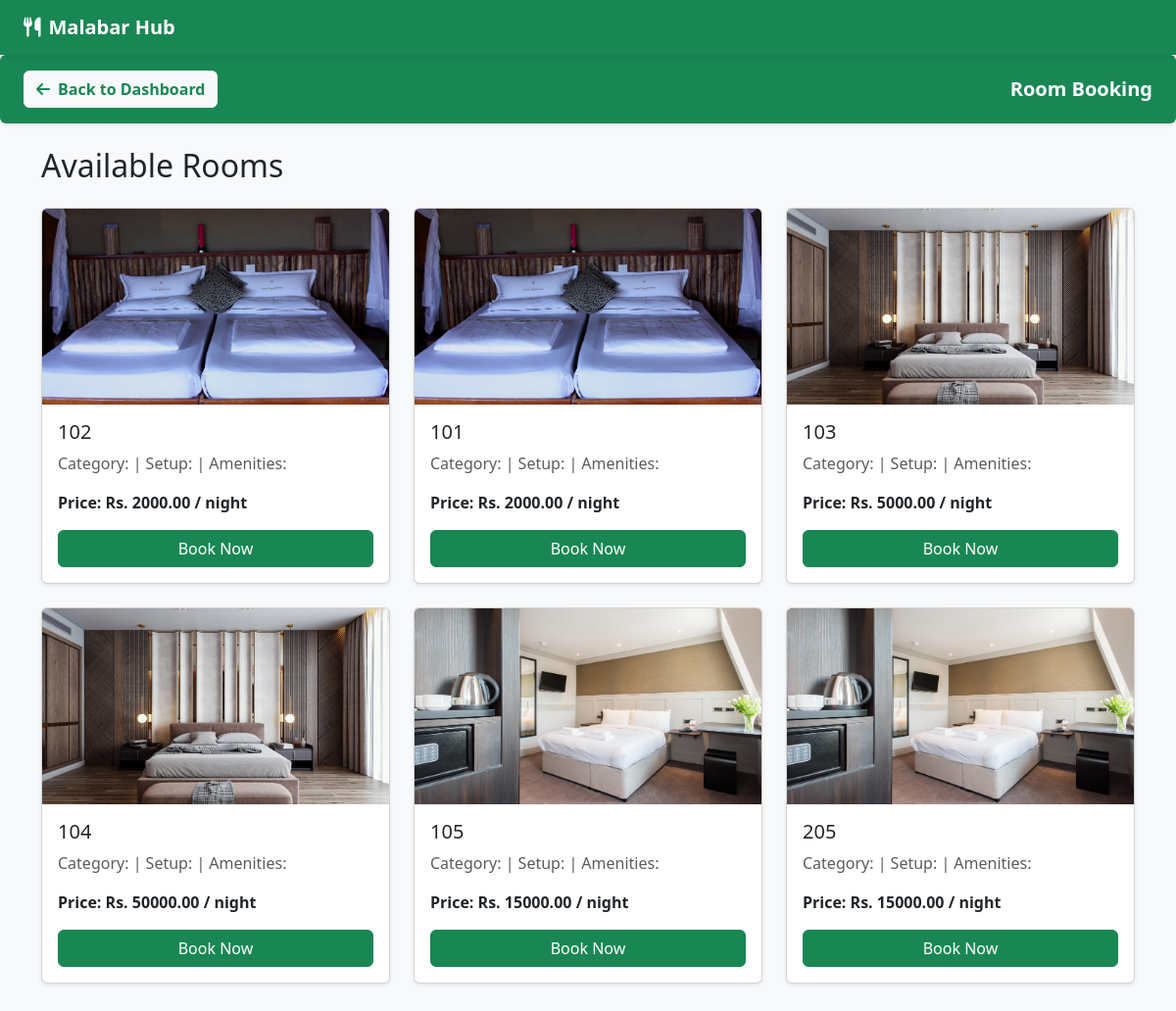
The page /customer/restaurant/13/room-booking/ (signed in) on the database its author committed.
### restaurants/models.py (models this page shows, shortened)
class Space(models.Model):
    SPACE_TYPES = [
        ('table', 'Dining Table'),
        ('room', 'Hotel Room'),
        ('banquet', 'Banquet Hall'),
        ('rooftop', 'Rooftop Space'),
        ('bar', 'Bar Seating'),
    ]
    restaurant = models.ForeignKey(Restaurant, on_delete=models.CASCADE, related_name='spaces')
    name = models.CharField(max_length=100)
    space_type = models.CharField(max_length=50, choices=SPACE_TYPES, default='table')
    capacity = models.PositiveIntegerField(default=4)
    price_per_slot = models.DecimalField(max_digits=8, decimal_places=2, default=0.00)
    image = models.ImageField(upload_to='spaces/', blank=True, null=True)
    is_available = models.BooleanField(default=True)
    description = models.TextField(blank=True)

### restaurants/views.py (the view, shortened to what this page needs)
# urls.py: path('customer/restaurant/<int:restaurant_id>/room-booking/', views.customer_room_booking, name='customer_room_booking'),
@never_cache
@login_required
def customer_room_booking(request, restaurant_id):
    restaurant = get_object_or_404(Restaurant, id=restaurant_id)
    spaces = Space.objects.filter(restaurant=restaurant, space_type='room')
    checkin_date = request.GET.get('checkin')
    checkout_date = request.GET.get('checkout')
    guest_count = request.GET.get('guests')
    room_types = request.GET.getlist('room_type')
    max_price = request.GET.get('max_price')
    sort_by = request.GET.get('sort_by')
    if guest_count:
        try:
            spaces = spaces.filter(capacity__gte=int(guest_count))
        except ValueError:
            pass
    if max_price:
        try:
            spaces = spaces.filter(price_per_slot__lte=float(max_price))
        except ValueError:
            pass
    if sort_by == 'price_asc':
        spaces = spaces.order_by('price_per_slot')
    elif sort_by == 'price_desc':
        spaces = spaces.order_by('-price_per_slot')
    context = {
        'restaurant': restaurant,
        'rooms': spaces,
        'filters': request.GET,
        'checkin': checkin_date or '',
        'checkout': checkout_date or '',
        'guests': guest_count or '2',
    }
    return render(request, 'restaurants/customer_room_booking.html', context)

### templates/restaurants/customer_room_booking.html (shortened to what this page needs)
{% extends 'base.html' %}
{% load static %}
{% block content %}
<div class="bg-success text-white py-3 px-4 mb-4 rounded shadow-sm d-flex justify-content-between align-items-center">
    <a href="{% url 'customer_restaurant_view' restaurant.id %}" class="btn btn-light text-success fw-bold text-decoration-none">
        <i class="fa-solid fa-arrow-left me-2"></i>Back to {{ restaurant.name }} Dashboard
    </a>
    <span class="fw-bold fs-5">Room Booking</span>
</div>
<div class="container my-4">
    <h2 class="mb-4">Available Rooms</h2>
    <div class="row">
        {% for room in rooms %}
        <div class="col-md-4 mb-4">
            <div class="card h-100 shadow-sm">
                {% if room.image %}
                <img src="{{ room.image.url }}" class="card-img-top" alt="{{ room.name }}" style="height: 200px; object-fit: cover;">
                {% endif %}
                <div class="card-body d-flex flex-column">
                    <h5 class="card-title">{{ room.name }}</h5>
                    <p class="card-text text-muted">
                        Category: {{ room.category }} | Setup: {{ room.bed_setup }} | Amenities: {{ room.amenities }}
                    </p>
                    <div class="mt-auto">
                        <p class="card-text fw-bold">Price: Rs. {{ room.price_per_slot|default:0 }} / night</p>
                        <button class="btn btn-success w-100 book-room-btn"
                                data-bs-toggle="modal"
                                data-bs-target="#bookingModal"
                                data-room-id="{{ room.id }}"
                                data-room-name="{{ room.name }}"
                                data-room-price="{{ room.price_per_slot|default:0 }}">
                            Book Now
                        </button>
                    </div>
                </div>
            </div>
        </div>
        {% empty %}
        <div class="col-12">
            <p class="text-muted">No rooms available for the selected criteria.</p>
        </div>
        {% endfor %}
    </div>
</div>
{% endblock %}

### rows shown on the page
Space: image (picture), name "102", price_per_slot "2000.00"
Space: image (picture), name "101", price_per_slot "2000.00"
Space: image (picture), name "103", price_per_slot "5000.00"
Space: image (picture), name "104", price_per_slot "50000.00"
Space: image (picture), name "105", price_per_slot "15000.00"
Space: image (picture), name "205", price_per_slot "15000.00"
